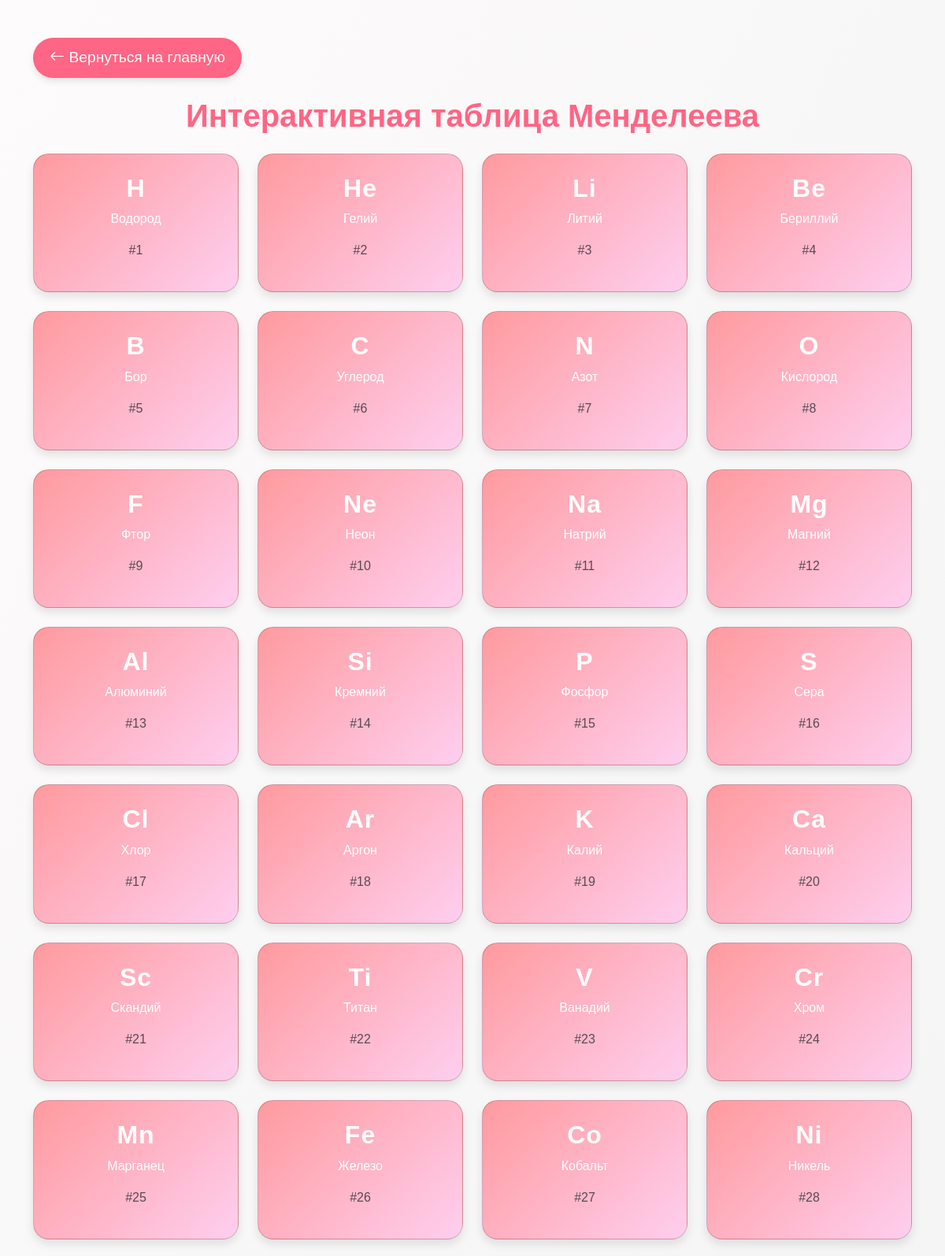
The app's page /ptable/ (upper part) with its own data.
### elements/models.py (models this page shows, shortened)
class Element(models.Model):
    symbol = models.CharField(max_length=5)  # Химический символ
    name = models.CharField(max_length=100)  # Название элемента
    atomic_number = models.IntegerField()  # Порядковый номер
    category = models.CharField(max_length=100)  # Категория (например, благородный газ)
    description = models.TextField()  # Описание элемента
    application = models.TextField()  # Применение элемента
    fact = models.TextField()  # Интересный факт об элементе
    wiki_link = models.URLField()  # Ссылка на Википедию

### elements/views.py (the view)
# urls.py: path('', views.element_list, name='element_list'),
def element_list(request):
    elements = Element.objects.all()  # Получаем все элементы
    return render(request, 'elements/element_list.html', {'elements': elements})  # Передаём их в шаблон

### templates/elements/element_list.html (shortened to what this page needs)
{% extends 'base.html' %}
{% block content %}
<div class="container mt-5">
    <div class="d-flex justify-content-start mb-4">
        <a href="/" class="btn btn-back">
            <i class="bi bi-arrow-left"></i> Вернуться на главную
        </a>
    </div>
    <h1 class="text-center mb-4" style="color: #ff6584; font-size: 2.5rem; font-weight: bold;">Интерактивная таблица Менделеева</h1>
    <div class="row row-cols-1 row-cols-sm-2 row-cols-md-4 g-4">
        {% for element in elements %}
            <div class="col">
                <div class="card element-card text-center" style="background: linear-gradient(135deg, #ff9a9e 0%, #fecfef 100%); border-radius: 20px; box-shadow: 0 6px 12px rgba(0, 0, 0, 0.1);">
                    <div class="card-body p-4">
                        <h5 class="card-title text-white element-symbol">{{ element.symbol }}</h5>
                        <p class="card-text text-white">{{ element.name }}</p>
                        <p class="text-muted text-white">#{{ element.atomic_number }}</p>
                    </div>
                </div>
            </div>
        {% endfor %}
    </div>
</div>
{% endblock %}

### templates/base.html (shortened to what this page needs)
<!DOCTYPE html>
<html lang="ru">
<head>
    <link href="https://cdn.jsdelivr.net/npm/bootstrap@5.3.0-alpha1/dist/css/bootstrap.min.css" rel="stylesheet">
    <link href="https://cdnjs.cloudflare.com/ajax/libs/bootstrap-icons/1.10.0/font/bootstrap-icons.min.css" rel="stylesheet">
</head>
<body>
    {% block content %}
    {% endblock %}
</body>
</html>

### templates/base.html (style rules this page uses)
body { background: linear-gradient(120deg, #fdfbfb 0%, #ebedee 100%); min-height: 100vh; font-family: 'Arial', sans-serif; color: #333; display: flex; justify-content: center; align-items: center; flex-direction: column; }

### templates/elements/element_list.html (style rules this page uses)
.btn-back { background-color: #ff6584; color: white; padding: 10px 20px; border-radius: 50px; text-decoration: none; font-size: 1.2rem; box-shadow: 0 4px 8px rgba(0, 0, 0, 0.1); }
.element-card { transition: transform 0.3s ease, box-shadow 0.3s ease; }
.element-symbol { font-size: 2rem; font-weight: bold; letter-spacing: 1px; }

### records on screen
Element: symbol "H", name "Водород", atomic_number "1"
Element: symbol "He", name "Гелий", atomic_number "2"
Element: symbol "Li", name "Литий", atomic_number "3"
Element: symbol "Be", name "Бериллий", atomic_number "4"
Element: symbol "B", name "Бор", atomic_number "5"
Element: symbol "C", name "Углерод", atomic_number "6"
Element: symbol "N", name "Азот", atomic_number "7"
Element: symbol "O", name "Кислород", atomic_number "8"
Element: symbol "F", name "Фтор", atomic_number "9"
Element: symbol "Ne", name "Неон", atomic_number "10"
Element: symbol "Na", name "Натрий", atomic_number "11"
Element: symbol "Mg", name "Магний", atomic_number "12"
Element: symbol "Al", name "Алюминий", atomic_number "13"
Element: symbol "Si", name "Кремний", atomic_number "14"
Element: symbol "P", name "Фосфор", atomic_number "15"
Element: symbol "S", name "Сера", atomic_number "16"
Element: symbol "Cl", name "Хлор", atomic_number "17"
Element: symbol "Ar", name "Аргон", atomic_number "18"
Element: symbol "K", name "Калий", atomic_number "19"
Element: symbol "Ca", name "Кальций", atomic_number "20"
Element: symbol "Sc", name "Скандий", atomic_number "21"
Element: symbol "Ti", name "Титан", atomic_number "22"
Element: symbol "V", name "Ванадий", atomic_number "23"
Element: symbol "Cr", name "Хром", atomic_number "24"
Element: symbol "Mn", name "Марганец", atomic_number "25"
Element: symbol "Fe", name "Железо", atomic_number "26"
Element: symbol "Co", name "Кобальт", atomic_number "27"
Element: symbol "Ni", name "Никель", atomic_number "28"
